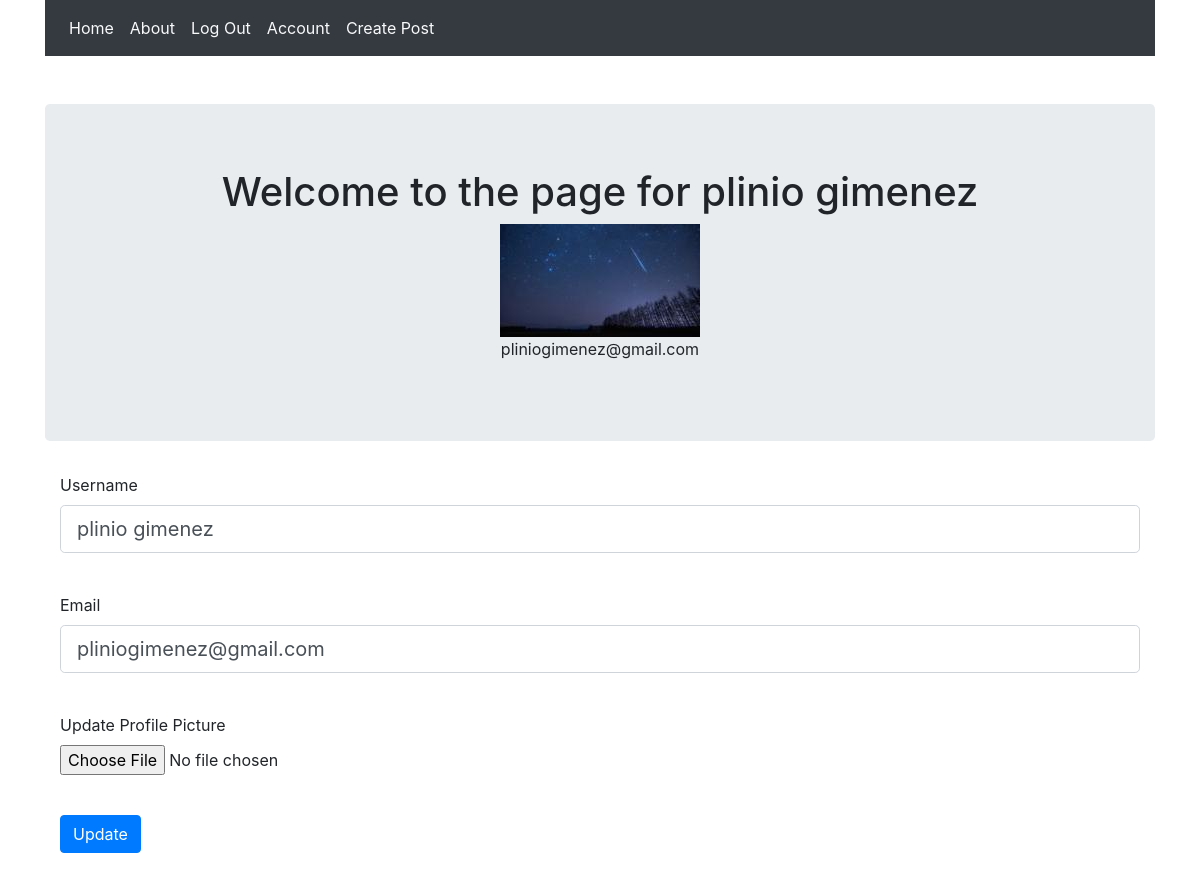
The app's page /account (signed in) with its own data.
### compblog/models.py (models this page shows, shortened)
class User(db.Model,UserMixin):
    __tablename__ = 'users'
    id = db.Column(db.Integer,primary_key=True)
    profile_image = db.Column(db.String(64), nullable=False, default='default_profile.jpg')
    email = db.Column(db.String(64),unique=True, index=True)
    username = db.Column(db.String(64),index=True,unique=True)
    password = db.Column(db.String(256))
    posts = db.relationship('BlogPost', backref='author',lazy=True)

### compblog/users/views.py (the view)
@users.route('/account', methods=['GET', 'POST'])
@login_required
def account():
    form = UpdateUserForm()
    if form.validate_on_submit():
        if form.picture.data:
            username = current_user.username
            pic = add_profile_pic(form.picture.data,username)
            current_user.profile_image = pic
        current_user.username = form.username.data
        current_user.email = form.email.data
        db.session.commit()
        flash('User Account Updated')
        return redirect(url_for('users.account'))
    elif request.method == 'GET':
        form.username.data = current_user.username
        form.email.data = current_user.email
    profile_image = url_for('static', filename='profile_pics/' + current_user.profile_image)
    return render_template('account.html', profile_image=profile_image, form=form)

### compblog/users/forms.py (shortened to what this page needs)
class UpdateUserForm(FlaskForm):
    username = StringField('Username', validators=[DataRequired(), Length(min=2, max=20)])
    email = StringField('Email', validators=[DataRequired(), Email()])
    picture = FileField('Update Profile Picture', validators=[FileAllowed(['jpg', 'png'])])
    submit = SubmitField('Update')

### compblog/models.py (called while the page is built)
@login_manager.user_loader
def load_user(user_id):
    return User.query.get(user_id)

### compblog/templates/account.html (shortened to what this page needs)
{% extends "base.html" %}
{% block content %}
<div class="jumbotron">
  <div align='center'>
    <h1 >Welcome to the page for {{current_user.username}}</h1>
    <img align='center' src="{{ url_for('static', filename='profile_pics/' + current_user.profile_image) }}">
    <p>{{ current_user.email }}</p>
  </div>
</div>
<div class="container">
  <form  class="mb-4" method="POST" action="" enctype="multipart/form-data">
    <div class="form-group">
      {{ form.username.label(class="form-control-label") }}
      {{ form.username(class="form-control form-control-lg")  }}
    </div>
    <br />
    <div class="form-group">
      {{ form.email.label(class="form-control-label") }}
      {{form.email(class='form-control form-control-lg')  }}
    </div>
    <br />
    <div class="form-group">
      {{ form.picture.label(class="form-control-label") }}
      {{ form.picture(class="form-control-file") }}
    </div>
    <br />
    <div class="form-group">
        {{ form.submit(class="btn btn-primary") }}
    </div>
    <br />
  </form>
</div>
{% endblock content %}

### records on screen
User: username "plinio gimenez", profile_image (placeholder picture), email "pliniogimenez@gmail.com"
